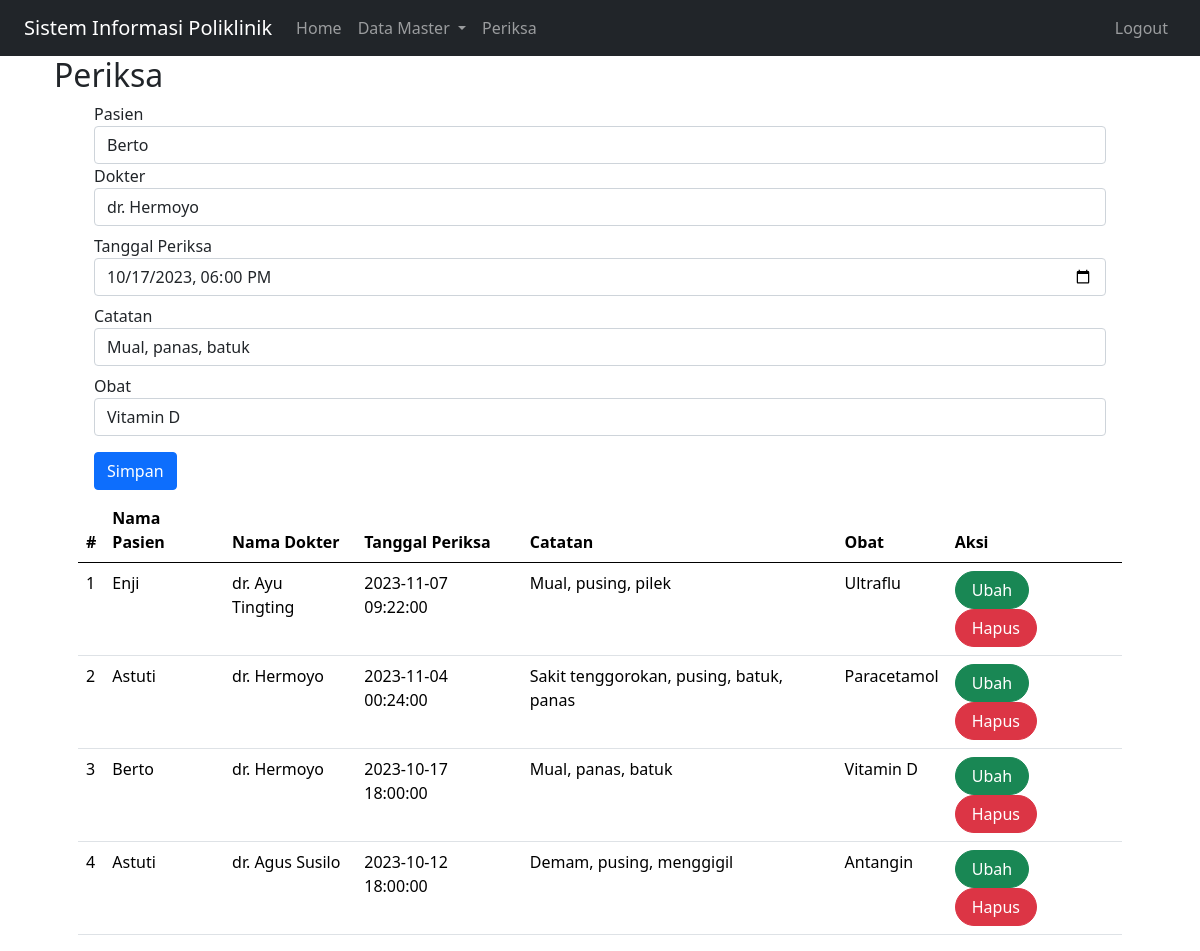
/index.php?page=periksa&id=4 (signed in), run on the app's committed database.
### tables this page shows
CREATE TABLE `periksa` (
  `id` int(10) NOT NULL,
  `id_pasien` int(11) NOT NULL,
  `id_dokter` int(11) NOT NULL,
  `tgl_periksa` datetime NOT NULL,
  `catatan` text NOT NULL,
  `obat` varchar(255) NOT NULL
);

CREATE TABLE `pasien` (
  `id` int(10) NOT NULL,
  `nama` varchar(255) NOT NULL,
  `alamat` varchar(255) NOT NULL,
  `no_hp` varchar(60) NOT NULL
);

CREATE TABLE `dokter` (
  `id` int(10) NOT NULL,
  `nama` varchar(255) DEFAULT NULL,
  `alamat` varchar(50) DEFAULT NULL,
  `no_hp` varchar(50) DEFAULT NULL
);

### periksa.php (the view, shortened to what this page needs)
<?php
    include_once("koneksi.php");
?>
<!DOCTYPE html>
<html lang="en">
<head>
    <link href="https://cdn.jsdelivr.net/npm/bootstrap@5.0.2/dist/css/bootstrap.min.css" rel="stylesheet">
</head>
<body>
    <div class="container">
        <form class="form-horizontal" method="POST" action="" name="myForm" onsubmit="return validateForm();">
            <?php
            $id_pasien = '';
            $id_dokter = '';
            $tgl_periksa = '';
            $catatan = '';
            $obat = '';
            if (isset($_GET['id'])) {
                $ambil = mysqli_query($mysqli, "SELECT * FROM periksa WHERE id='" . $_GET['id'] . "'");
                while ($row = mysqli_fetch_array($ambil)) {
                    $id_pasien = $row['id_pasien'];
                    $id_dokter = $row['id_dokter'];
                    $tgl_periksa = $row['tgl_periksa'];
                    $catatan = $row['catatan'];
                    $obat = $row['obat'];
                }
            ?>
            <?php
            }
            ?>
            <div class="form-group mx-sm-3 mb-2">
                <label for="inputPasien" class="sr-only">Pasien</label>
                <select class="form-control" name="id_pasien">
                    <?php
                    $selected = '';
                    $pasien = mysqli_query($mysqli, "SELECT * FROM pasien");
                    while ($data = mysqli_fetch_array($pasien)) {
                        if ($data['id'] == $id_pasien) {
                            $selected = 'selected="selected"';
                        } else {
                            $selected = '';
                        }
                    ?>
                        <option value="<?php echo $data['id'] ?>" <?php echo $selected ?>><?php echo $data['nama'] ?></option>
                    <?php
                    }
                    ?>
                </select>
                <label for="inputDokter" class="sr-only">Dokter</label>
                <select class="form-control" name="id_dokter">
                    <?php
                    $selected = '';
                    $dokter = mysqli_query($mysqli, "SELECT * FROM dokter");
                    while ($data = mysqli_fetch_array($dokter)) {
                        if ($data['id'] == $id_dokter) {
                            $selected = 'selected="selected"';
                        } else {
                            $selected = '';
                        }
                    ?>
                        <option value="<?php echo $data['id'] ?>" <?php echo $selected ?>><?php echo $data['nama'] ?></option>
                    <?php
                    }
                    ?>
                </select>
                <label for="inputTanggal" class="control-label mt-2">Tanggal Periksa</label>
                <div>
                    <input type="datetime-local" class="form-control" name="tgl_periksa" id="inputTanggal" placeholder="Tanggal Periksa" value="<?php echo $tgl_periksa ?>">
                </div>
                <label for="inputCatatan" class="control-label mt-2">Catatan</label>
                <div>
                    <input type="text" class="form-control" name="catatan" id="inputCatatan" placeholder="Catatan" value="<?php echo $catatan ?>">
                </div>
                <label for="inputObat" class="control-label mt-2">Obat</label>
                <div>
                    <input type="text" class="form-control" name="obat" id="inputObat" placeholder="Obat" value="<?php echo $obat ?>">
                </div>
                <div>
                    <button type="submit" class="btn btn-primary mt-3" name="simpan">Simpan</button>
                </div>
            </div>
        </form>
        <table class="table table-hover">
            <thead>
                <tr>
                    <th scope="col">#</th>
                    <th scope="col">Nama Pasien</th>
                    <th scope="col">Nama Dokter</th>
                    <th scope="col">Tanggal Periksa</th>
                    <th scope="col">Catatan</th>
                    <th scope="col">Obat</th>
                    <th scope="col">Aksi</th>
                </tr>
            </thead>
            <tbody>
                <?php
                $result = mysqli_query($mysqli, "SELECT pr.*,d.nama as 'nama_dokter', p.nama as 'nama_pasien' FROM periksa pr LEFT JOIN dokter d ON (pr.id_dokter=d.id) LEFT JOIN pasien p ON (pr.id_pasien=p.id) ORDER BY pr.tgl_periksa DESC");
                $no = 1;
                while ($data = mysqli_fetch_array($result)) {
                ?>
                    <tr>
                        <td><?php echo $no++ ?></td>
                        <td><?php echo $data['nama_pasien'] ?></td>
                        <td><?php echo $data['nama_dokter'] ?></td>
                        <td><?php echo $data['tgl_periksa'] ?></td>
                        <td><?php echo $data['catatan'] ?></td>
                        <td><?php echo $data['obat'] ?></td>
                        <td>
                            <a class="btn btn-success rounded-pill px-3" href="index.php?page=periksa&id=<?php echo $data['id'] ?>">Ubah</a>
                            <a class="btn btn-danger rounded-pill px-3" href="index.php?page=periksa&id=<?php echo $data['id'] ?>&aksi=hapus">Hapus</a>
                        </td>
                    </tr>
                <?php
                }
                ?>
            </tbody>
        </table>
    </div>
</body>
</html>

### data on the page
periksa: tgl_periksa "10/17/2023 18:00", catatan "Mual, panas, batuk", obat "Vitamin D", id_pasien.nama "Berto", id_dokter.nama "dr. Hermoyo", tgl_periksa "2023-10-17 18:00:00"
periksa: id_pasien.nama "Enji", id_dokter.nama "dr. Ayu Tingting", tgl_periksa "2023-11-07 09:22:00", catatan "Mual, pusing, pilek", obat "Ultraflu"
periksa: id_pasien.nama "Astuti", id_dokter.nama "dr. Hermoyo", tgl_periksa "2023-11-04 00:24:00", catatan "Sakit tenggorokan, pusing, batuk, panas", obat "Paracetamol"
periksa: id_pasien.nama "Astuti", id_dokter.nama "dr. Agus Susilo", tgl_periksa "2023-10-12 18:00:00", catatan "Demam, pusing, menggigil", obat "Antangin"

### other printed values
$_GET['page'] "Periksa"
form field id_pasien "Berto"
form field id_dokter "dr. Hermoyo"
